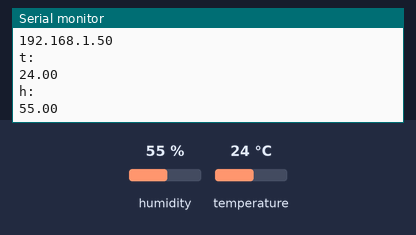
The program below on a simulated ESP32. On the bench: the last lines printed to the serial monitor. The test bench sets the inputs (shaded band); at power-on: humidity 55 %, temperature 24 °C. WiFi joins after 1.5 s; servers stay silent unless stated.

Above: at 2.9 s.
3.0 s: humidity set to 22 %
10.8 s: temperature set to 12 °C
At 13.6 s:
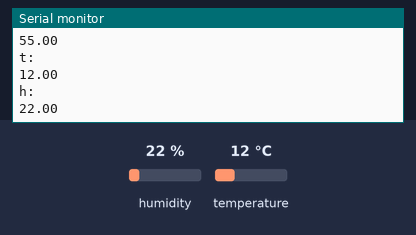
18.6 s: humidity set to 40 %
At 23.4 s:
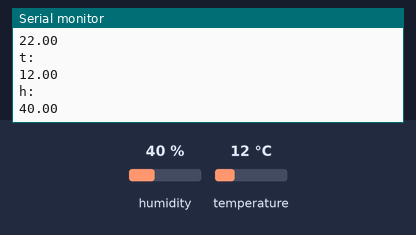
Timing chart, 0 to 24.9 s (numbered marks = the images above; inputs shaded):
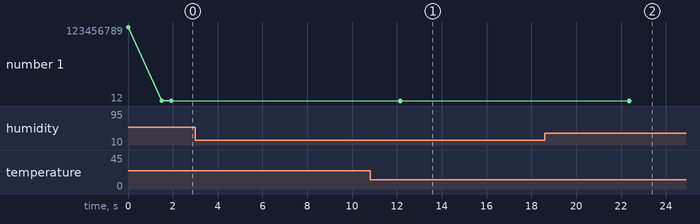

The program:

main.cpp
```cpp
#include <esp.h>
#include <WiFi.h>
#include <Adafruit_Sensor.h>
#include "DHT.h"


#define DHT11_PIN 15
#define DHTTYPE DHT11

const char* ssid = "Livebox-b1b0";
const char* password = "0123456789";

unsigned long channelNumber = 1234590;
String apiKey = "EBWVQ2QXBUGMPHZS";
const char* host = "api.thingspeak.com";

float T, H;
DHT dht(DHT11_PIN, DHTTYPE);
WiFiClient client;


void connectWifi(){

  WiFi.begin(ssid, password);
  Serial.println("Tentative de connexion ...");
  Serial.println(ssid);
  Serial.println(password);

  while(WiFi.status() != WL_CONNECTED){
    Serial.println(".");
    delay(100);
  }
  Serial.println("\n");
  Serial.println("Connexion etablie");
  Serial.println("Adresse IP:");
  Serial.println(WiFi.localIP());
}

void tempHum(){
  H = dht.readHumidity();
  T = dht.readTemperature();
  Serial.println("t:");
  Serial.println(T);
  Serial.println("h:");
  Serial.println(H);
}

void setup(){
  Serial.begin(9600);

  dht.begin();
  connectWifi();
  //esp.connectWifi(ssid, password);
  client.connect(host, 80);
}

void loop(){
  client.connect(host, 80);
  tempHum();
  client.print("GET https://api.thingspeak.com/update?api_key=EBWVQ2QXBUGMPHZS&field1=");
  client.print(String(T));
  client.print("&field2=");
  client.print(String(H));
  client.print("HTTP/1.0\r\nHost: api.thingspeak.com\r\n\r\n");
  delay(10000);
}
```

Measured:
- after the input at 10.8 s, the serial monitor: prints a new line after 1.4 s (image 1)
- after the input at 18.6 s, the serial monitor: prints a new line after 3.8 s (image 2)
- plotted number 1: 22 → 40 after the input at 18.6 s
